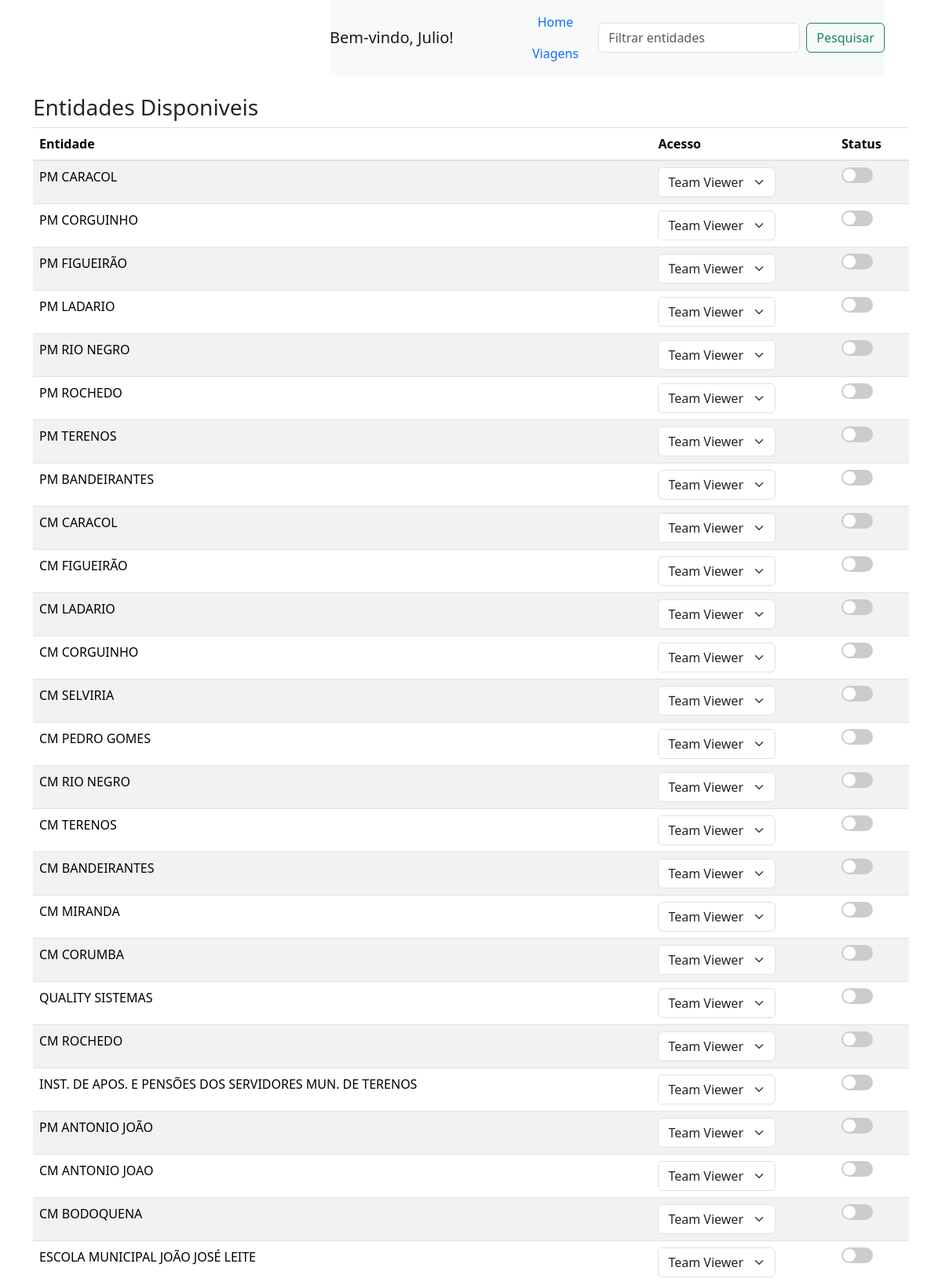
Page / (signed in, upper part) on the committed database.
### models.py (models this page shows)
class Entidade(db.Model):
    __tablename__ = 'entidades'
    id = db.Column(db.Integer, primary_key=True)
    nome = db.Column(db.String(100), nullable=False)
    usuario = db.Column(db.String(100))
    data = db.Column(db.DateTime)
    acesso = db.Column(db.String(100))
    tipo = db.Column(db.String(100))
    ativo = db.Column(db.Boolean, default=True)

### app.py (the view)
@app.route('/', methods=['GET', 'POST'])
def home():
    if 'username' not in session:
        if request.method == 'POST':
            session['username'] = request.form['username']
        else:
            return render_template('welcome.html')
    filtro = request.args.get('filtro', '')
    entidades = Entidade.query.filter(
        Entidade.nome.like(f'%{filtro}%')
    ).order_by(Entidade.ativo.asc()).all()
    for entidade in entidades:
        if entidade.data:  # Verifique se a data existe para evitar erros
            entidade.data_formatada = entidade.data.strftime('%d/%m/%Y %H:%M:%S')
        else:
            entidade.data_formatada = 'Data não disponível'
    e_filter = Entidade.query.filter(Entidade.ativo == False).all()
    if len(e_filter) == 0:
        qt_inativo = 0
    else :
        qt_inativo = 1
    return render_template('index.html', entidades=entidades, qt = qt_inativo  )

### templates/index.html (shortened to what this page needs)
<!DOCTYPE html>
<html lang="pt-br">
<head>
    <link rel="stylesheet" href="{{ url_for('static', filename='css/styles.css') }}">
    <link rel="stylesheet" href="https://cdnjs.cloudflare.com/ajax/libs/font-awesome/6.0.0-beta3/css/all.min.css">
    <link rel="stylesheet" href="https://stackpath.bootstrapcdn.com/bootstrap/4.5.2/css/bootstrap.min.css">
    <link href="https://cdn.jsdelivr.net/npm/bootstrap@5.3.3/dist/css/bootstrap.min.css" rel="stylesheet">
    <link href="https://cdn.jsdelivr.net/gh/gitbrent/bootstrap-switch-button@1.1.0/css/bootstrap-switch-button.min.css" rel="stylesheet">
</head>
<body>
    <div class="nav">
        <nav class="navbar navbar-expand-lg navbar-light bg-light">
            <a class="navbar-brand" href="#">Bem-vindo, {{ session['username'] }}!</a>
            <div class="collapse navbar-collapse" id="navbarSupportedContent">
                <ul class="nav justify-content-center">
                    <li class="nav-item">
                      <a class="nav-link" aria-current="page" href="{{url_for('home')}}">Home</a>
                    </li>
                    <li class="nav-item">
                      <a class="nav-link" href="{{url_for('viagens')}}">Viagens</a>
                    </li>
                </ul>
            </div>
            <form class="form-inline" method="GET" action="{{ url_for('home') }}">
                <input class="form-control mr-sm-2" type="search" name="filtro" placeholder="Filtrar entidades" value="{{ request.args.get('filtro', '') }}">
                <button class="btn btn-outline-success" type="submit">Pesquisar</button>
            </form>
        </nav>
    </div>
    <div class="container mt-4">
        <h3>Entidades Disponiveis</h3>
        <table class="table table-striped">
            <thead>
                <tr>
                    <th>Entidade</th>
                    <th>Acesso</th>
                    <th>Status</th>
                </tr>
            </thead>
            <tbody id="ativas-container">
                {% for entidade in entidades if entidade.ativo %}
                    <tr>
                        <td>{{ entidade.nome }}</td>
                        <td>
                            <select id="tool-{{ entidade.id }}" class="form-select" name="tool" aria-label="Default select example" style="width: 150px;">
                                <option value="Team Viewer" selected>Team Viewer</option>
                            </select>
                        </td>
                        <td>
                            <label class="switch">
                                <span class="slider round"></span>
                            </label>
                        </td>
                    </tr>
                {% endfor %}
            </tbody>
        </table>
    </div>
</body>
</html>

### static/css/styles.css (style rules this page uses)
.nav { display: flex; align-items: center; margin-left: 35%; }
.switch { position: relative; display: inline-block; width: 40px; height: 20px; }
.slider { position: absolute; cursor: pointer; top: 0; left: 0; right: 0; bottom: 0; background-color: #ccc; transition: 0.4s; border-radius: 20px; }
.slider:before { position: absolute; content: ""; height: 16px; width: 16px; left: 2px; bottom: 2px; background-color: white; transition: 0.4s; border-radius: 50%; }
.container { margin-top: 20px; }

### rows in the picture
Entidade: nome "PM CARACOL", tool "Team Viewer"
Entidade: nome "PM CORGUINHO", tool "Team Viewer"
Entidade: nome "PM FIGUEIRÃO", tool "Team Viewer"
Entidade: nome "PM LADARIO", tool "Team Viewer"
Entidade: nome "PM RIO NEGRO", tool "Team Viewer"
Entidade: nome "PM ROCHEDO", tool "Team Viewer"
Entidade: nome "PM TERENOS", tool "Team Viewer"
Entidade: nome "PM BANDEIRANTES", tool "Team Viewer"
Entidade: nome "CM CARACOL", tool "Team Viewer"
Entidade: nome "CM FIGUEIRÃO", tool "Team Viewer"
Entidade: nome "CM LADARIO", tool "Team Viewer"
Entidade: nome "CM CORGUINHO", tool "Team Viewer"
Entidade: nome "CM SELVIRIA", tool "Team Viewer"
Entidade: nome "CM PEDRO GOMES", tool "Team Viewer"
Entidade: nome "CM RIO NEGRO", tool "Team Viewer"
Entidade: nome "CM TERENOS", tool "Team Viewer"
Entidade: nome "CM BANDEIRANTES", tool "Team Viewer"
Entidade: nome "CM MIRANDA", tool "Team Viewer"
Entidade: nome "CM CORUMBA", tool "Team Viewer"
Entidade: nome "QUALITY SISTEMAS", tool "Team Viewer"
Entidade: nome "CM ROCHEDO", tool "Team Viewer"
Entidade: nome "INST. DE APOS. E PENSÕES DOS SERVIDORES MUN. DE TERENOS", tool "Team Viewer"
Entidade: nome "PM ANTONIO JOÃO", tool "Team Viewer"
Entidade: nome "CM ANTONIO JOAO", tool "Team Viewer"
Entidade: nome "CM BODOQUENA", tool "Team Viewer"
Entidade: nome "ESCOLA MUNICIPAL JOÃO JOSÉ LEITE", tool "Team Viewer"

### other values in the picture
{{ session['username'] }} "Julio"
